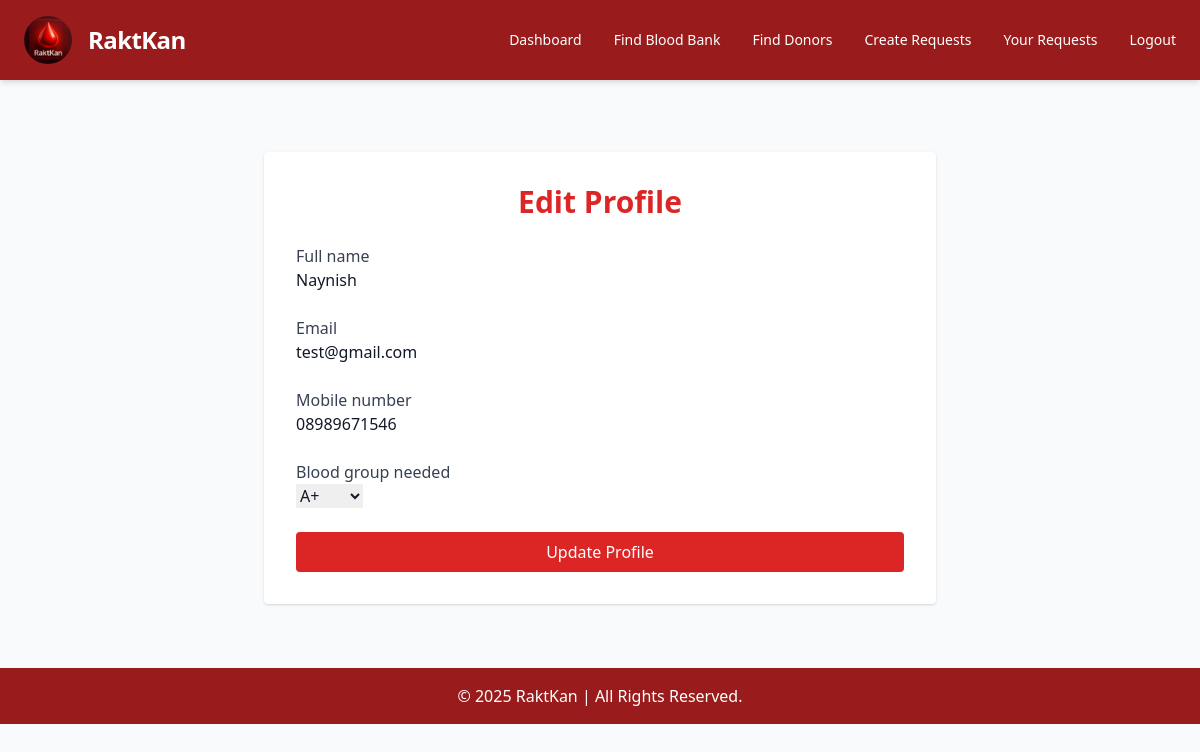
The page /recipient/edit-profile/ (signed in) on the database its author committed.
### recipients/models.py (models this page shows, shortened)
class Recipient(models.Model):
    BLOOD_GROUP_CHOICES = [
        ('A+', 'A+'), ('A-', 'A-'),
        ('B+', 'B+'), ('B-', 'B-'),
        ('O+', 'O+'), ('O-', 'O-'),
        ('AB+', 'AB+'), ('AB-', 'AB-'),
    ]
    URGENCY_CHOICES = [
        ('Normal', 'Normal'),
        ('Urgent', 'Urgent'),
        ('Critical', 'Critical'),
    ]
    email = models.EmailField(unique=True)
    password = models.CharField(max_length=128)
    full_name = models.CharField(max_length=100,null=True)
    mobile_number = models.CharField(max_length=15, unique=True,null=True)
    reason_for_request = models.TextField(blank=True, null=True)
    blood_group_needed = models.CharField(max_length=3, choices=BLOOD_GROUP_CHOICES, null=True, blank=True)
    urgency = models.CharField(max_length=20, choices=URGENCY_CHOICES)
    blood_units_required = models.PositiveIntegerField(default=1, null=True, blank=True)
    hospital_name = models.CharField(max_length=255, blank=True, null=True)
    location = models.CharField(max_length=255, blank=True, null=True)
    latitude = models.FloatField(blank=True, null=True)
    longitude = models.FloatField(blank=True, null=True)
    request_date = models.DateTimeField(auto_now_add=True)

### recipients/decorators.py (the view)
    def wrapper(request, *args, **kwargs):
        if 'recipient_id' not in request.session:
            return redirect('recipient_login')
        return view_func(request, *args, **kwargs)

### recipients/forms.py
class RecipientEditForm(forms.ModelForm):
    class Meta:
        model = Recipient
        fields = ['full_name', 'email', 'mobile_number', 'blood_group_needed']
        widgets = {
            'dob': forms.DateInput(attrs={'type': 'date'}),
        }

### recipients/views.py (called while the page is built)
@recipient_login_required
def edit_recipient_profile(request):
    recipient_id = request.session.get('recipient_id')
    recipient = get_object_or_404(Recipient, id=recipient_id)
    if request.method == "POST":
        form = RecipientEditForm(request.POST, request.FILES, instance=recipient)
        if form.is_valid():
            form.save()
            messages.success(request, "Profile updated successfully!")
            return redirect('recipient_profile')
        else:
            messages.error(request, "Please fix the errors below.")
    else:
        form = RecipientEditForm(instance=recipient)
    return render(request, "recipients/edit_profile.html", {"form": form, "recipient": recipient})

### recipients/templates/recipients/edit_profile.html (shortened to what this page needs)
{% extends 'recipients/base1.html' %}
{% block content %}
<div class="max-w-2xl mx-auto bg-white p-8 rounded shadow mt-10">
    <h2 class="text-3xl font-bold text-red-600 mb-6 text-center">Edit Profile</h2>
    <form method="POST" enctype="multipart/form-data" class="space-y-6">
        {% for field in form %}
            <div>
                <label class="block text-gray-700">{{ field.label }}</label>
                {{ field }}
            </div>
        {% endfor %}
        <button type="submit" class="w-full bg-red-600 hover:bg-red-700 text-white py-2 rounded">Update Profile</button>
    </form>
</div>
{% endblock %}

### rows shown on the page
Recipient: form "Naynish" "test@gmail.com" "08989671546" "A+"

### other values the page prints
{{ field.label }} "Full name" "Email" "Mobile number" "Blood group needed"
